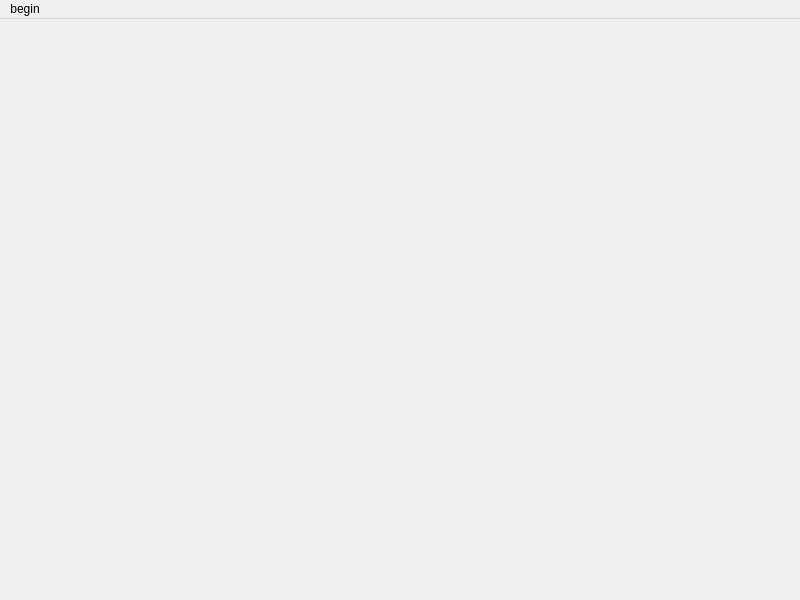
<?xml version="1.0" encoding="UTF-8"?>
<ui version="4.0">
 <class>MainSence</class>
 <widget class="QMainWindow" name="MainSence">
  <property name="geometry">
   <rect>
    <x>0</x>
    <y>0</y>
    <width>800</width>
    <height>600</height>
   </rect>
  </property>
  <property name="windowTitle">
   <string>MainSence</string>
  </property>
  <widget class="QWidget" name="centralwidget"/>
  <widget class="QMenuBar" name="menuBar">
   <property name="geometry">
    <rect>
     <x>0</x>
     <y>0</y>
     <width>800</width>
     <height>29</height>
    </rect>
   </property>
   <widget class="QMenu" name="menuopen">
    <property name="title">
     <string>begin</string>
    </property>
    <addaction name="actionquit"/>
   </widget>
   <addaction name="menuopen"/>
  </widget>
  <action name="actionquit">
   <property name="text">
    <string>quit</string>
   </property>
  </action>
 </widget>
 <resources/>
 <connections/>
</ui>
